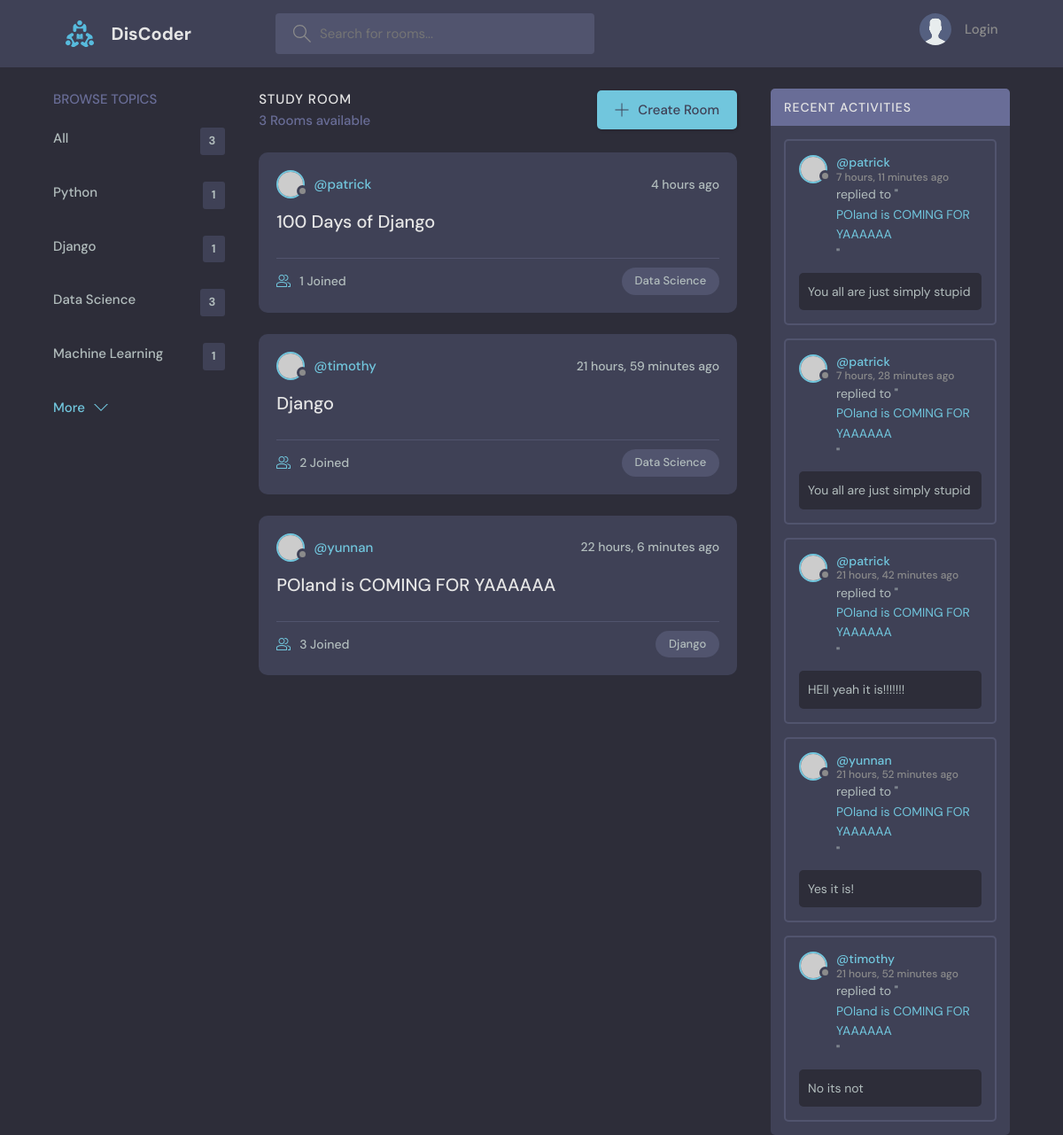
The app's page /?q=Dj, older data.
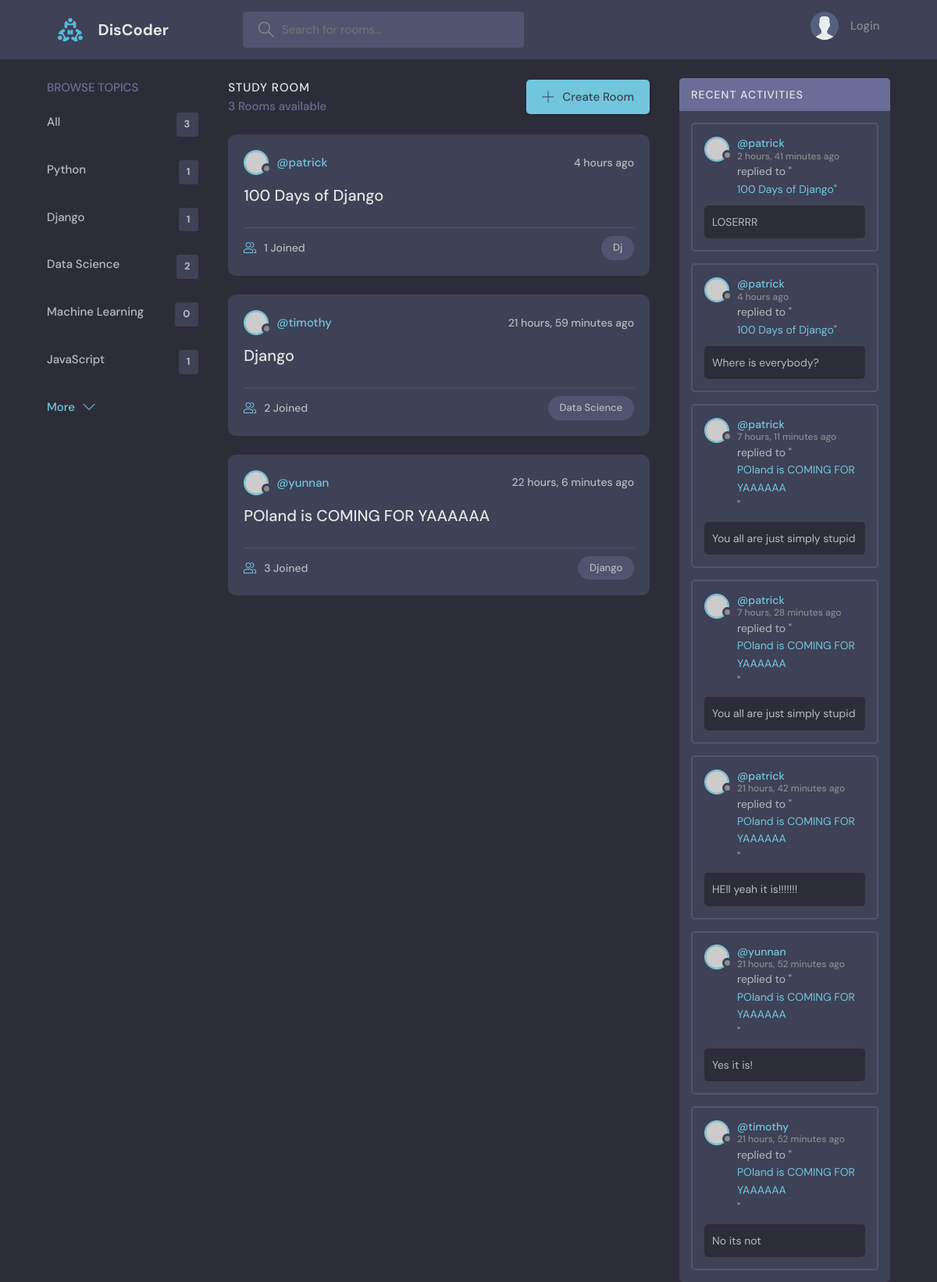
The same page, newer data.
### base/models.py (models this page shows, shortened)
class Topic(models.Model):
    name = models.CharField(max_length=200)

class Room(models.Model):
    host = models.ForeignKey(User, on_delete=models.SET_NULL, null=True)
    topic = models.ForeignKey(Topic, on_delete=models.SET_NULL, null=True)
    name = models.CharField(max_length=200)
    desc = models.TextField(null=True, blank=True)
    participants = models.ManyToManyField(User, related_name='participants', blank=True)
    updated = models.DateTimeField(auto_now=True)
    created = models.DateTimeField(auto_now_add=True)
    class Meta:
        ordering = ['-updated', '-created']
    def __str__(self):
        return self.name

class Message(models.Model):
    user = models.ForeignKey(User, on_delete=models.CASCADE)
    room = models.ForeignKey(Room, on_delete=models.CASCADE)
    body = models.TextField()
    updated = models.DateTimeField(auto_now=True)
    created = models.DateTimeField(auto_now_add=True)
    class Meta:
        ordering = ['-updated', '-created']
    def __str__(self):
        return self.body[:50]

### base/views.py (the view)
# urls.py: path('', views.home, name="home"),
def home(request):
    query = request.GET.get('q') if request.GET.get('q') != None else ''
    rooms = Room.objects.filter(
        Q(topic__name__icontains = query) |
        Q(name__icontains = query) |
        Q(desc__icontains = query)
    )
    topics = Topic.objects.all()[:5]
    room_count = rooms.count()
    room_msgs = Message.objects.filter(Q(room__topic__name__icontains=query))
    context = {
        'rooms':rooms,
        'topics':topics,
        'room_count': room_count,
        'room_msgs': room_msgs}
    return render(request, 'base/home.html', context)

### base/templates/base/home.html (shortened to what this page needs)
{% extends 'main.html' %}
{% block content %}
<main class="layout layout--3">
  <div class="container">
    {% include 'base/topics_comp.html' %}
    <div class="roomList">
    <div class="roomList__header">
      <div>
        <h2>Study Room</h2>
        <p>{{room_count}} Rooms available</p>
      </div>
      <a class="btn btn--main" href="{%url 'create-room'%}">
        <svg version="1.1" xmlns="http://www.w3.org/2000/svg" width="32" height="32" viewBox="0 0 32 32">
          <title>add</title>
          <path
            d="M16.943 0.943h-1.885v14.115h-14.115v1.885h14.115v14.115h1.885v-14.115h14.115v-1.885h-14.115v-14.115z">
          </path>
        </svg>
        Create Room
      </a>
    </div>
    {% include "base/feed_comp.html"%}
    </div>
    {% include 'base/activity_comp.html'%}
  </div>
</main>
{%endblock%}

### base/templates/base/topics_comp.html
<div class="topics">
    <div class="topics__header">
      <h2>Browse Topics</h2>
    </div>
    <ul class="topics__list">
        <li>
            <a href="{% url 'home' %}"> All <span> {{rooms.count}} </span> </a>
          </li>
      {% for topic in topics %}
        <li>
          <a href="{% url 'home' %}?q={{topic.name}}"> {{topic.name}} <span> {{topic.room_set.all.count}} </span> </a>
        </li>
      {% endfor%}
    </ul>
    <a class="btn btn--link" href="{% url 'topics' %}">
      More
      <svg version="1.1" xmlns="http://www.w3.org/2000/svg" width="32" height="32" viewBox="0 0 32 32">
        <title>chevron-down</title>
        <path d="M16 21l-13-13h-3l16 16 16-16h-3l-13 13z"></path>
      </svg>
    </a>
  </div>

### base/templates/base/feed_comp.html (shortened to what this page needs)
<div class="roomList">
    {% for room in rooms%}
    <div class="roomListRoom">
      <div class="roomListRoom__header">
        <a href="{% url 'user-profile' room.host.id%}" class="roomListRoom__author">
          <div class="avatar avatar--small">
            <img src="https://randomuser.me/api/portraits/women/11.jpg" />
          </div>
          <span>@{{room.host}}</span>
        </a>
        <div class="roomListRoom__actions">
          <span>{{room.created|timesince}} ago</span>
        </div>
      </div>
      <div class="roomListRoom__content">
        <a href="{% url 'room' room.id%}">{{room.name}}</a>
      </div>
      <div class="roomListRoom__meta">
        <a href="{% url 'room' room.id%}" class="roomListRoom__joined">
          {{room.participants.count}} Joined
        </a>
        <p class="roomListRoom__topic">{{room.topic.name}}</p>
      </div>
    </div>
    {% endfor %}
  </div>

### base/templates/base/activity_comp.html (shortened to what this page needs)
<div class="activities">
    <div class="activities__header">
        <h2>Recent Activities</h2>
    </div>
    {% for msg in room_msgs%}
    <div class="activities__box">
        <div class="activities__boxHeader roomListRoom__header">
            <a href="{% url 'user-profile' msg.user.id%}" class="roomListRoom__author">
                <div class="avatar avatar--small">
                    <img src="https://randomuser.me/api/portraits/women/11.jpg" />
                </div>
                <p>
                    @{{msg.user.username}}
                    <span>{{msg.created|timesince}} ago</span>
                </p>
            </a>
        </div>
        <div class="activities__boxContent">
            <p>replied to "<a href="room.html">{{msg.room.name}}</a>"</p>
            <div class="activities__boxRoomContent">
                {{msg.body}}
            </div>
        </div>
    </div>
    {% endfor%}
</div>

Row changes from the older to the newer data that the page shows:
computed for Topic "Data Science": room_set.all.count "3" → "2"
computed for Topic "Machine Learning": room_set.all.count "1" → "0"
added Topic: name "JavaScript", room_set.all.count "1"
changed Room "100 Days of Django": topic.name "Data Science" → "Dj"
added Message: user.username "patrick", created "2 hours, 41 minutes", room.name "100 Days of Django", body "LOSERRR"
now on this page (row unchanged): Message: user.username "patrick", created "4 hours", room.name "100 Days of Django", body "Where is everybody?"
